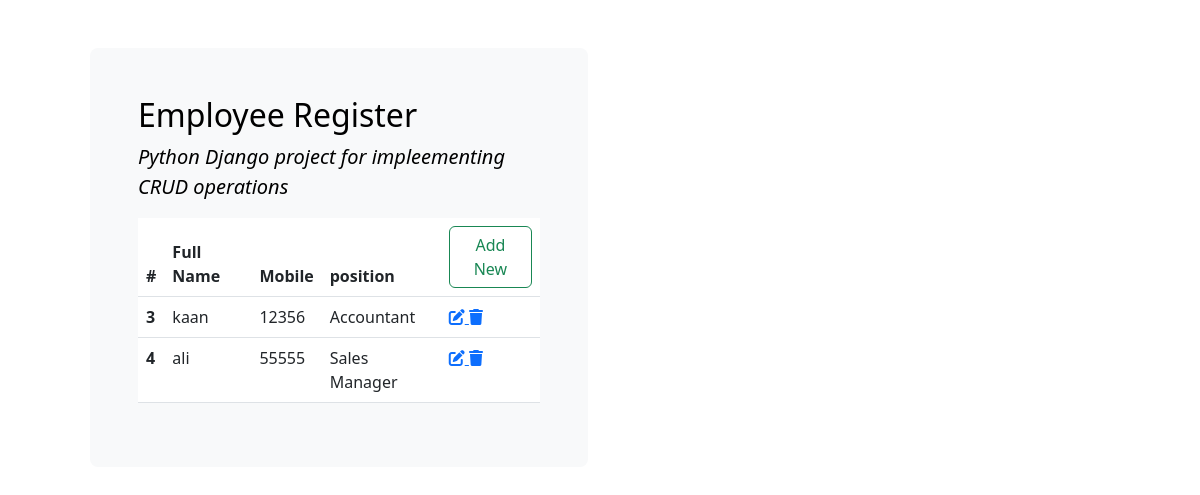
The page /employee/list/ on the database as committed earlier.
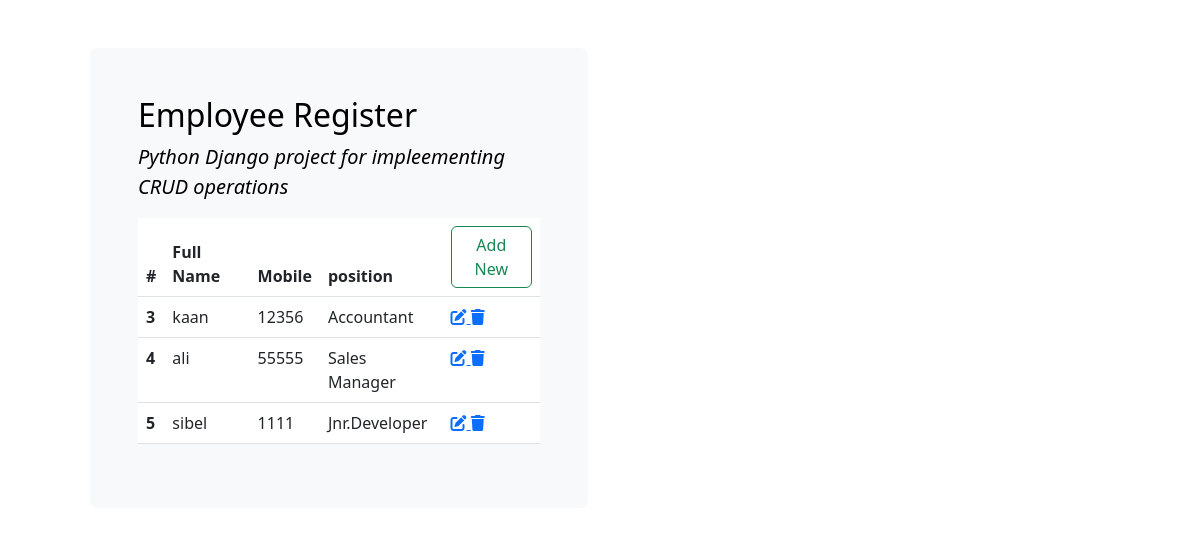
The same page on the database as committed later.
### base/models.py (models this page shows, shortened)
class ModelEmployee(models.Model):
    full_name=models.CharField(max_length=25)
    mobile=models.IntegerField()
    emp_code=models.IntegerField()
    position=models.ForeignKey(Position,on_delete=models.CASCADE)

class Position(models.Model):
    title=models.CharField(max_length=30)
    def __str__(self):
        return self.title

### base/views.py (the view)
# urls.py: path("list/",liste,name="liste"),
def liste(request):
    form=ModelEmployee.objects.all()
    return render(request,"base/list.html",{"forms":form})

### templates/base/list.html
{% extends 'base.html' %}
{% load crispy_forms_tags %}
{% block content %}
<table class="table">
    <thead>
        <tr>
            <th scope="col" >#</th>
            <th scope="col" >Full Name</th>
            <th scope="col" >Mobile</th>
            <th scope="col" >position</th>
            <th scope="col" >
                <a href="{% url 'index' %}"><button type="button" class="btn btn-outline-success">Add New</button></a>
            </th>
        </tr>
    </thead>
    <tbody>
       {% for form in  forms %}
            <tr>
                <th scope="row" >{{form.id}}</th>
                <td>{{form.full_name}}</td>
                <td>{{form.mobile}}</td>
                <td>{{form.position}}</td>
                <td>
                    <a href="{% url 'edit' form.id %}">
                        <i class="fa-solid fa-pen-to-square"></i>
                    </a>
                    <a href="{% url 'delete' form.id %}">
                        <i class="fa-solid fa-trash"></i>
                    </a>
                </td>
            </tr>
       {% endfor %}
    </tbody>
</table>
{% endblock content %}

### templates/base.html (shortened to what this page needs)
<!DOCTYPE html>
<html lang="en">
<head>
    <link href="https://cdn.jsdelivr.net/npm/bootstrap@5.3.0-alpha1/dist/css/bootstrap.min.css"
    rel="stylesheet">
</head>
<body>
    <div class="container">
        <div class="p-5 mb-4 row align-items-md-stretch">
            <div class="col-md-6">
              <div class="h-100 p-5 text-bg-light rounded-3">
                <h2>Employee Register</h2>
                <p class="lead fst-italic">Python Django project for impleementing CRUD operations</p>
                {% block content %}
                {% endblock content %}
            </div>
            </div>
        </div>
    </div>
</body>
</html>

Rows that differ between the two databases and show on the page:
added ModelEmployee: id "5", full_name "sibel", mobile "1111", position "Jnr.Developer"
